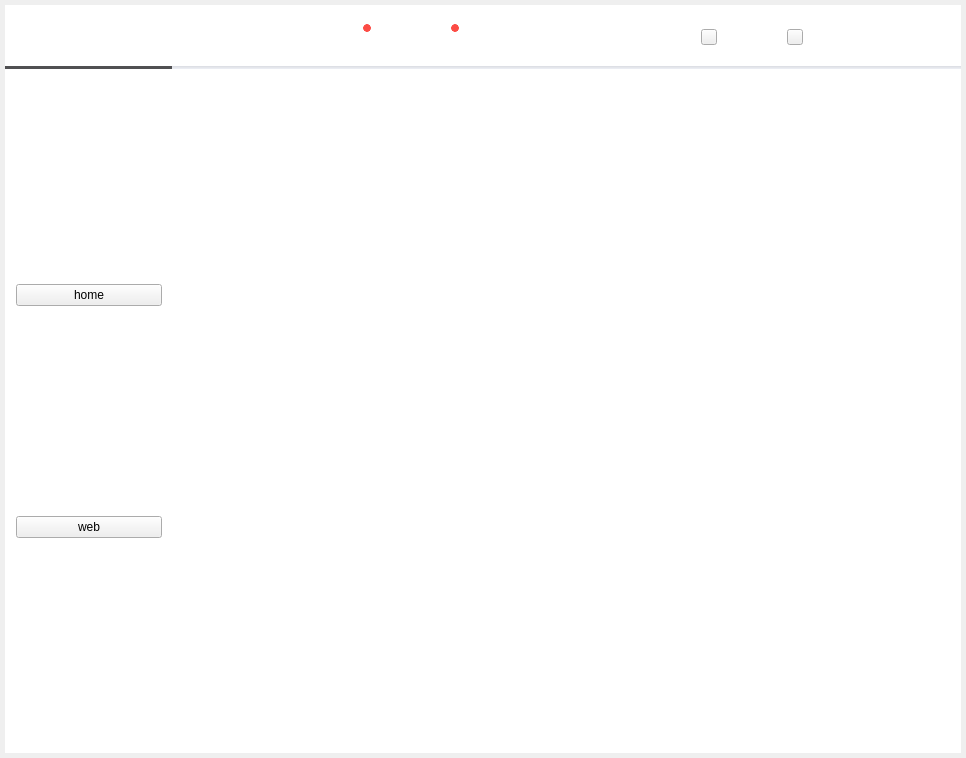
<?xml version="1.0" encoding="UTF-8"?>
<ui version="4.0">
 <class>CMyWindow</class>
 <widget class="QWidget" name="CMyWindow">
  <property name="geometry">
   <rect>
    <x>0</x>
    <y>0</y>
    <width>966</width>
    <height>758</height>
   </rect>
  </property>
  <property name="windowTitle">
   <string>CMyWindow</string>
  </property>
  <property name="styleSheet">
   <string notr="true"/>
  </property>
  <layout class="QVBoxLayout" name="verticalLayout_2">
   <property name="spacing">
    <number>0</number>
   </property>
   <property name="leftMargin">
    <number>0</number>
   </property>
   <property name="topMargin">
    <number>0</number>
   </property>
   <property name="rightMargin">
    <number>0</number>
   </property>
   <property name="bottomMargin">
    <number>0</number>
   </property>
   <item>
    <widget class="QWidget" name="widget" native="true">
     <property name="styleSheet">
      <string notr="true"/>
     </property>
     <layout class="QVBoxLayout" name="verticalLayout">
      <property name="spacing">
       <number>0</number>
      </property>
      <property name="leftMargin">
       <number>5</number>
      </property>
      <property name="topMargin">
       <number>5</number>
      </property>
      <property name="rightMargin">
       <number>5</number>
      </property>
      <property name="bottomMargin">
       <number>5</number>
      </property>
      <item>
       <widget class="QWidget" name="titleBarWidget" native="true">
        <property name="minimumSize">
         <size>
          <width>900</width>
          <height>64</height>
         </size>
        </property>
        <property name="maximumSize">
         <size>
          <width>16777215</width>
          <height>64</height>
         </size>
        </property>
        <property name="focusPolicy">
         <enum>Qt::ClickFocus</enum>
        </property>
        <property name="styleSheet">
         <string notr="true">QWidget#titleBarWidget
{
	background-color: rgb(237, 239, 245);
	/*background-color: rgb(255, 255, 255);*/
}

</string>
        </property>
        <layout class="QHBoxLayout" name="horizontalLayout_3">
         <property name="spacing">
          <number>0</number>
         </property>
         <property name="leftMargin">
          <number>0</number>
         </property>
         <property name="topMargin">
          <number>0</number>
         </property>
         <property name="rightMargin">
          <number>0</number>
         </property>
         <property name="bottomMargin">
          <number>0</number>
         </property>
         <item>
          <widget class="QWidget" name="widget_7" native="true">
           <property name="minimumSize">
            <size>
             <width>167</width>
             <height>0</height>
            </size>
           </property>
           <property name="maximumSize">
            <size>
             <width>167</width>
             <height>16777215</height>
            </size>
           </property>
           <property name="styleSheet">
            <string notr="true">QWidget#widget_7
{
	background-color: rgb(255, 255, 255);
	border-bottom:3px solid #505052;
}</string>
           </property>
           <layout class="QHBoxLayout" name="horizontalLayout_5">
            <property name="spacing">
             <number>0</number>
            </property>
            <property name="leftMargin">
             <number>25</number>
            </property>
            <property name="topMargin">
             <number>3</number>
            </property>
            <property name="rightMargin">
             <number>38</number>
            </property>
            <property name="bottomMargin">
             <number>0</number>
            </property>
            <item>
             <widget class="QLabel" name="labelTitle">
              <property name="minimumSize">
               <size>
                <width>104</width>
                <height>27</height>
               </size>
              </property>
              <property name="maximumSize">
               <size>
                <width>104</width>
                <height>27</height>
               </size>
              </property>
              <property name="font">
               <font>
                <family>方正姚体</family>
                <weight>50</weight>
                <italic>false</italic>
                <bold>false</bold>
               </font>
              </property>
              <property name="autoFillBackground">
               <bool>false</bool>
              </property>
              <property name="styleSheet">
               <string notr="true">image: url(:/style/blue/logotitle.png);</string>
              </property>
              <property name="text">
               <string/>
              </property>
              <property name="alignment">
               <set>Qt::AlignCenter</set>
              </property>
             </widget>
            </item>
           </layout>
          </widget>
         </item>
         <item>
          <widget class="QWidget" name="widget_5" native="true">
           <property name="minimumSize">
            <size>
             <width>200</width>
             <height>0</height>
            </size>
           </property>
           <property name="styleSheet">
            <string notr="true">QWidget#widget_5
{
	background-color: rgba(255, 255, 255,0);
	border-bottom:3px solid;
	border-bottom-color: qlineargradient(spread:pad, x1:0, y1:0.001, x2:0, y2:1, stop:0 rgba(0, 0, 0, 20), stop:1 rgba(0, 0, 0, 0));

}</string>
           </property>
           <layout class="QHBoxLayout" name="horizontalLayout_2">
            <property name="spacing">
             <number>0</number>
            </property>
            <property name="leftMargin">
             <number>0</number>
            </property>
            <property name="topMargin">
             <number>0</number>
            </property>
            <property name="rightMargin">
             <number>0</number>
            </property>
            <property name="bottomMargin">
             <number>3</number>
            </property>
            <item>
             <widget class="QWidget" name="widget_6" native="true">
              <property name="minimumSize">
               <size>
                <width>200</width>
                <height>0</height>
               </size>
              </property>
              <property name="styleSheet">
               <string notr="true">QWidget#widget_6
{
	background-color: rgb(255, 255, 255);
}</string>
              </property>
              <layout class="QHBoxLayout" name="horizontalLayout_4">
               <property name="spacing">
                <number>12</number>
               </property>
               <property name="leftMargin">
                <number>25</number>
               </property>
               <property name="topMargin">
                <number>3</number>
               </property>
               <property name="rightMargin">
                <number>25</number>
               </property>
               <property name="bottomMargin">
                <number>0</number>
               </property>
               <item>
                <spacer name="horizontalSpacer">
                 <property name="orientation">
                  <enum>Qt::Horizontal</enum>
                 </property>
                 <property name="sizeHint" stdset="0">
                  <size>
                   <width>330</width>
                   <height>20</height>
                  </size>
                 </property>
                </spacer>
               </item>
               <item>
                <widget class="QWidget" name="widget_2" native="true">
                 <property name="minimumSize">
                  <size>
                   <width>628</width>
                   <height>0</height>
                  </size>
                 </property>
                 <property name="maximumSize">
                  <size>
                   <width>628</width>
                   <height>16777215</height>
                  </size>
                 </property>
                 <property name="styleSheet">
                  <string notr="true"/>
                 </property>
                 <layout class="QHBoxLayout" name="horizontalLayout">
                  <property name="spacing">
                   <number>25</number>
                  </property>
                  <property name="leftMargin">
                   <number>0</number>
                  </property>
                  <property name="topMargin">
                   <number>0</number>
                  </property>
                  <property name="rightMargin">
                   <number>0</number>
                  </property>
                  <property name="bottomMargin">
                   <number>0</number>
                  </property>
                  <item>
                   <widget class="QWidget" name="widget_4" native="true">
                    <property name="minimumSize">
                     <size>
                      <width>18</width>
                      <height>0</height>
                     </size>
                    </property>
                    <property name="maximumSize">
                     <size>
                      <width>18</width>
                      <height>16777215</height>
                     </size>
                    </property>
                    <widget class="QPushButton" name="btnWjzs">
                     <property name="geometry">
                      <rect>
                       <x>0</x>
                       <y>20</y>
                       <width>16</width>
                       <height>16</height>
                      </rect>
                     </property>
                     <property name="sizePolicy">
                      <sizepolicy hsizetype="Fixed" vsizetype="Fixed">
                       <horstretch>0</horstretch>
                       <verstretch>0</verstretch>
                      </sizepolicy>
                     </property>
                     <property name="minimumSize">
                      <size>
                       <width>16</width>
                       <height>16</height>
                      </size>
                     </property>
                     <property name="maximumSize">
                      <size>
                       <width>16</width>
                       <height>16</height>
                      </size>
                     </property>
                     <property name="cursor">
                      <cursorShape>PointingHandCursor</cursorShape>
                     </property>
                     <property name="toolTip">
                      <string>&lt;html&gt;&lt;head/&gt;&lt;body&gt;&lt;p&gt;文件助手&lt;/p&gt;&lt;/body&gt;&lt;/html&gt;</string>
                     </property>
                     <property name="whatsThis">
                      <string>&lt;html&gt;&lt;head/&gt;&lt;body&gt;&lt;p&gt;下载列表&lt;/p&gt;&lt;/body&gt;&lt;/html&gt;</string>
                     </property>
                     <property name="styleSheet">
                      <string notr="true">QPushButton
{
		background-image: url(:/style/blue/yunpan/header_icon_zhushou_n.png);
		background-position: center;
		background-repeat: no-repeat;
		border-radius: 3px;
}

QPushButton::hover
{
		background-image: url(:/style/blue/yunpan/header_icon_zhushou_h.png);
		background-position: center;
		background-repeat: no-repeat;
		border-radius: 3px;
}</string>
                     </property>
                     <property name="text">
                      <string/>
                     </property>
                    </widget>
                    <widget class="QLabel" name="wjzsMsgLabel">
                     <property name="geometry">
                      <rect>
                       <x>10</x>
                       <y>16</y>
                       <width>8</width>
                       <height>8</height>
                      </rect>
                     </property>
                     <property name="minimumSize">
                      <size>
                       <width>8</width>
                       <height>8</height>
                      </size>
                     </property>
                     <property name="maximumSize">
                      <size>
                       <width>8</width>
                       <height>8</height>
                      </size>
                     </property>
                     <property name="styleSheet">
                      <string notr="true">border:1px solid #fc4c45;
border-radius: 4px;
background-color: #fc4c45;</string>
                     </property>
                     <property name="text">
                      <string/>
                     </property>
                    </widget>
                   </widget>
                  </item>
                  <item>
                   <widget class="QWidget" name="widget_3" native="true">
                    <property name="minimumSize">
                     <size>
                      <width>18</width>
                      <height>0</height>
                     </size>
                    </property>
                    <property name="maximumSize">
                     <size>
                      <width>18</width>
                      <height>16777215</height>
                     </size>
                    </property>
                    <widget class="QPushButton" name="btnTzzx">
                     <property name="geometry">
                      <rect>
                       <x>0</x>
                       <y>20</y>
                       <width>16</width>
                       <height>16</height>
                      </rect>
                     </property>
                     <property name="sizePolicy">
                      <sizepolicy hsizetype="Fixed" vsizetype="Fixed">
                       <horstretch>0</horstretch>
                       <verstretch>0</verstretch>
                      </sizepolicy>
                     </property>
                     <property name="minimumSize">
                      <size>
                       <width>16</width>
                       <height>16</height>
                      </size>
                     </property>
                     <property name="maximumSize">
                      <size>
                       <width>16</width>
                       <height>16</height>
                      </size>
                     </property>
                     <property name="cursor">
                      <cursorShape>PointingHandCursor</cursorShape>
                     </property>
                     <property name="toolTip">
                      <string>&lt;html&gt;&lt;head/&gt;&lt;body&gt;&lt;p&gt;通知中心&lt;/p&gt;&lt;/body&gt;&lt;/html&gt;</string>
                     </property>
                     <property name="styleSheet">
                      <string notr="true">
/*btnMessage*/
QPushButton#btnTzzx
{
    background-image: url(:/style/blue/yunpan/header_icon_tixing_n.png);
    background-position: center;
    background-repeat: no-repeat;
    border-radius: 3px;
}

QPushButton#btnTzzx:hover
{
    background-image: url(:/style/blue/yunpan/header_icon_tixing_h.png);
    background-position: center;
    background-repeat: no-repeat;
    border-radius: 3px;
}</string>
                     </property>
                     <property name="text">
                      <string/>
                     </property>
                    </widget>
                    <widget class="QLabel" name="tzzxMsgLabel">
                     <property name="geometry">
                      <rect>
                       <x>10</x>
                       <y>16</y>
                       <width>8</width>
                       <height>8</height>
                      </rect>
                     </property>
                     <property name="minimumSize">
                      <size>
                       <width>8</width>
                       <height>8</height>
                      </size>
                     </property>
                     <property name="maximumSize">
                      <size>
                       <width>8</width>
                       <height>8</height>
                      </size>
                     </property>
                     <property name="styleSheet">
                      <string notr="true">border:1px solid #fc4c45;
border-radius: 4px;
background-color: #fc4c45;</string>
                     </property>
                     <property name="text">
                      <string/>
                     </property>
                    </widget>
                   </widget>
                  </item>
                  <item>
                   <widget class="QPushButton" name="btnSetting">
                    <property name="sizePolicy">
                     <sizepolicy hsizetype="Fixed" vsizetype="Fixed">
                      <horstretch>0</horstretch>
                      <verstretch>0</verstretch>
                     </sizepolicy>
                    </property>
                    <property name="minimumSize">
                     <size>
                      <width>16</width>
                      <height>16</height>
                     </size>
                    </property>
                    <property name="maximumSize">
                     <size>
                      <width>16</width>
                      <height>16</height>
                     </size>
                    </property>
                    <property name="cursor">
                     <cursorShape>PointingHandCursor</cursorShape>
                    </property>
                    <property name="toolTip">
                     <string>&lt;html&gt;&lt;head/&gt;&lt;body&gt;&lt;p&gt;系统设置&lt;/p&gt;&lt;/body&gt;&lt;/html&gt;</string>
                    </property>
                    <property name="styleSheet">
                     <string notr="true">
/*btnAddFriend*/
QPushButton#btnSetting
{
    background-image: url(:/style/blue/yunpan/header_icon_shezhi_n.png);
    background-position: center;
    background-repeat: no-repeat;
    border-radius: 3px;
}

QPushButton#btnSetting:hover
{
    background-image: url(:/style/blue/yunpan/header_icon_shezhi_h.png);
    background-position: center;
    background-repeat: no-repeat;
    border-radius: 3px;
}
</string>
                    </property>
                    <property name="text">
                     <string/>
                    </property>
                   </widget>
                  </item>
                  <item>
                   <widget class="QLabel" name="labelSplitter">
                    <property name="minimumSize">
                     <size>
                      <width>16</width>
                      <height>0</height>
                     </size>
                    </property>
                    <property name="maximumSize">
                     <size>
                      <width>16</width>
                      <height>16777215</height>
                     </size>
                    </property>
                    <property name="text">
                     <string/>
                    </property>
                   </widget>
                  </item>
                  <item>
                   <widget class="QPushButton" name="btnMini">
                    <property name="sizePolicy">
                     <sizepolicy hsizetype="Fixed" vsizetype="Fixed">
                      <horstretch>0</horstretch>
                      <verstretch>0</verstretch>
                     </sizepolicy>
                    </property>
                    <property name="minimumSize">
                     <size>
                      <width>16</width>
                      <height>16</height>
                     </size>
                    </property>
                    <property name="maximumSize">
                     <size>
                      <width>16</width>
                      <height>16</height>
                     </size>
                    </property>
                    <property name="styleSheet">
                     <string notr="true"/>
                    </property>
                    <property name="text">
                     <string/>
                    </property>
                   </widget>
                  </item>
                  <item>
                   <widget class="QPushButton" name="btnMax">
                    <property name="sizePolicy">
                     <sizepolicy hsizetype="Fixed" vsizetype="Fixed">
                      <horstretch>0</horstretch>
                      <verstretch>0</verstretch>
                     </sizepolicy>
                    </property>
                    <property name="minimumSize">
                     <size>
                      <width>16</width>
                      <height>16</height>
                     </size>
                    </property>
                    <property name="maximumSize">
                     <size>
                      <width>16</width>
                      <height>16</height>
                     </size>
                    </property>
                    <property name="text">
                     <string/>
                    </property>
                   </widget>
                  </item>
                  <item>
                   <widget class="QPushButton" name="btnClose">
                    <property name="sizePolicy">
                     <sizepolicy hsizetype="Fixed" vsizetype="Fixed">
                      <horstretch>0</horstretch>
                      <verstretch>0</verstretch>
                     </sizepolicy>
                    </property>
                    <property name="minimumSize">
                     <size>
                      <width>16</width>
                      <height>16</height>
                     </size>
                    </property>
                    <property name="maximumSize">
                     <size>
                      <width>16</width>
                      <height>16</height>
                     </size>
                    </property>
                    <property name="styleSheet">
                     <string notr="true">QPushButton
{ 
	background-image: url(:/style/blue/yunpan/yunpan_icon_close_n.png);
background-position:center;
background-repeat:no-repeat;
border-radius:3px;
}
QPushButton:hover
{
	background-image: url(:/style/blue/yunpan/header_icon_close_h.png);
background-position:center;
background-repeat:no-repeat;
border-radius:3px;
}</string>
                    </property>
                    <property name="text">
                     <string/>
                    </property>
                   </widget>
                  </item>
                 </layout>
                </widget>
               </item>
              </layout>
             </widget>
            </item>
           </layout>
          </widget>
         </item>
        </layout>
       </widget>
      </item>
      <item>
       <layout class="QHBoxLayout" name="homeHLayout2">
        <property name="spacing">
         <number>0</number>
        </property>
        <property name="leftMargin">
         <number>0</number>
        </property>
        <property name="topMargin">
         <number>0</number>
        </property>
        <property name="rightMargin">
         <number>0</number>
        </property>
        <property name="bottomMargin">
         <number>0</number>
        </property>
        <item>
         <widget class="QWidget" name="NavWidget" native="true">
          <property name="minimumSize">
           <size>
            <width>168</width>
            <height>0</height>
           </size>
          </property>
          <property name="maximumSize">
           <size>
            <width>168</width>
            <height>16777215</height>
           </size>
          </property>
          <property name="focusPolicy">
           <enum>Qt::ClickFocus</enum>
          </property>
          <property name="styleSheet">
           <string notr="true">QWidget#NavWidget
{
	background-color: rgb(255, 255, 255);
}</string>
          </property>
          <layout class="QVBoxLayout" name="verticalLayout_5">
           <item>
            <widget class="QPushButton" name="homeButton">
             <property name="text">
              <string>home</string>
             </property>
            </widget>
           </item>
           <item>
            <widget class="QPushButton" name="webButton">
             <property name="text">
              <string>web</string>
             </property>
            </widget>
           </item>
          </layout>
         </widget>
        </item>
        <item>
         <widget class="QStackedWidget" name="stackedWidget">
          <widget class="QWidget" name="page">
           <property name="styleSheet">
            <string notr="true">QWidget#page
{
	background-color: rgb(255, 255, 255);
}</string>
           </property>
           <layout class="QVBoxLayout" name="verticalLayout_3">
            <property name="spacing">
             <number>0</number>
            </property>
            <property name="leftMargin">
             <number>0</number>
            </property>
            <property name="topMargin">
             <number>0</number>
            </property>
            <property name="rightMargin">
             <number>0</number>
            </property>
            <property name="bottomMargin">
             <number>0</number>
            </property>
            <item>
             <widget class="QWidget" name="home" native="true">
              <property name="styleSheet">
               <string notr="true"/>
              </property>
              <layout class="QHBoxLayout" name="homeHLayout">
               <property name="spacing">
                <number>0</number>
               </property>
               <property name="leftMargin">
                <number>0</number>
               </property>
               <property name="topMargin">
                <number>0</number>
               </property>
               <property name="rightMargin">
                <number>0</number>
               </property>
               <property name="bottomMargin">
                <number>0</number>
               </property>
              </layout>
             </widget>
            </item>
           </layout>
          </widget>
          <widget class="QWidget" name="page_2">
           <property name="styleSheet">
            <string notr="true">QWidget#page_2
{
	background-color: rgb(255, 255, 255);
}</string>
           </property>
           <layout class="QVBoxLayout" name="verticalLayout_4">
            <property name="spacing">
             <number>0</number>
            </property>
            <property name="leftMargin">
             <number>0</number>
            </property>
            <property name="topMargin">
             <number>0</number>
            </property>
            <property name="rightMargin">
             <number>0</number>
            </property>
            <property name="bottomMargin">
             <number>0</number>
            </property>
           </layout>
          </widget>
         </widget>
        </item>
       </layout>
      </item>
     </layout>
    </widget>
   </item>
  </layout>
 </widget>
 <layoutdefault spacing="6" margin="11"/>
 <resources/>
 <connections/>
</ui>
